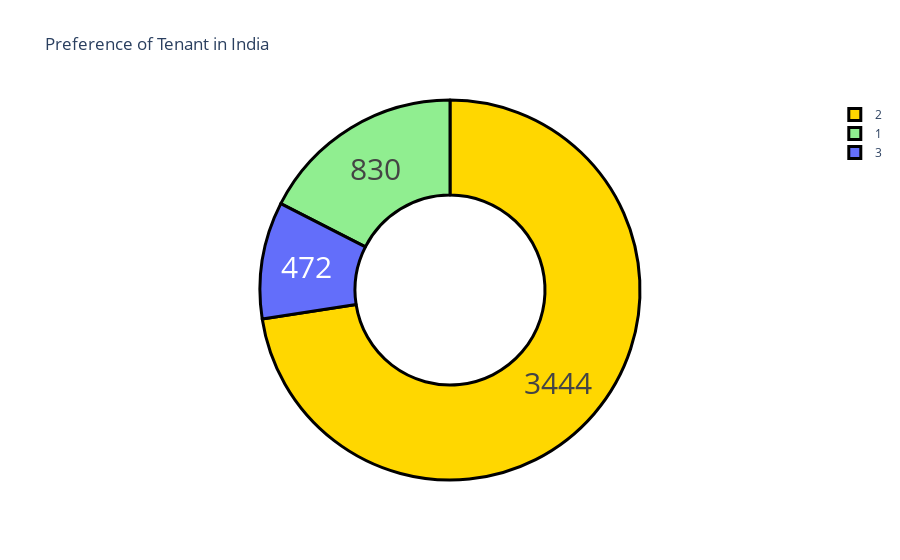

Source (notebook cell):
### Code cell
tenant = df["Tenant Preferred"].value_counts()
label = tenant.index
counts = tenant.values
colors = ['gold','lightgreen']
fig = go.Figure(data=[go.Pie(labels=label, values=counts,
hole=0.5)])
fig.update_layout(title_text='Preference of Tenant in India')
fig.update_traces(hoverinfo='label+percent', textinfo='value',
textfont_size=30,
marker=dict(colors=colors, line=dict(color='black',
width=3)))
fig.show()

### Figure 1 — Plotly figure (JSON) as saved in the notebook; plotly's stock layout.template omitted (floating-point values rounded to 4 significant figures)
{"data": [{"hole": 0.5, "hoverinfo": "label+percent", "labels": [2, 1, 3], "marker": {"colors": ["gold", "lightgreen"], "line": {"color": "black", "width": 3}}, "textfont": {"size": 30}, "textinfo": "value", "type": "pie", "values": [3444, 830, 472]}], "layout": {"title": {"text": "Preference of Tenant in India"}}}
